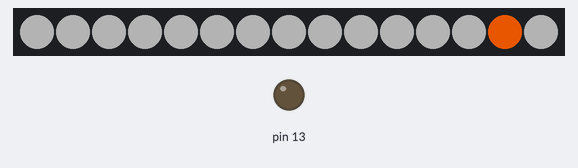
Bench run of a sketch on a simulated Arduino Uno, built with avr-gcc and run on an emulated ATmega328P. Parts: 15 RGB LEDs in strip order, left to right, output pins drawn as LEDs (lit = HIGH). Dim RGB values are drawn brighter than linear; random numbers use the default seed unless the sketch sets one.

Above: at 0.15 s.
At 4.97 s:
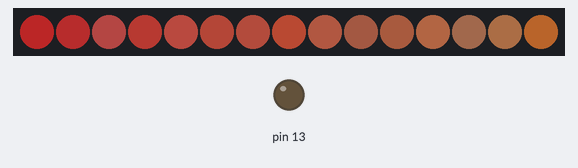
At 10.09 s:
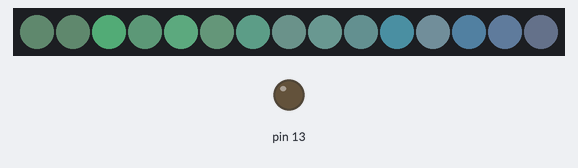
At 20.05 s:
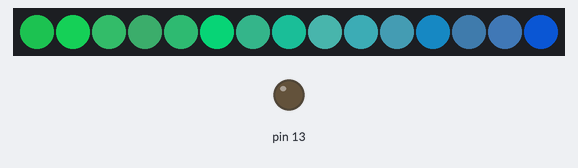
At 30.0 s:
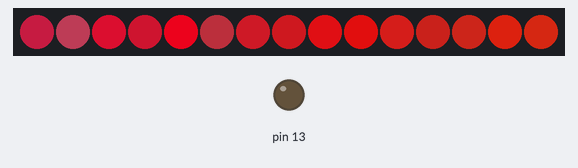
At 39.65 s:
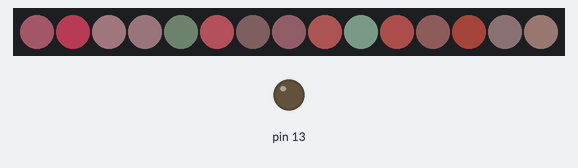

The sketch:

backpack.ino
```cpp
//
// The idea here is have 15 LEDS with similar colors, each
// transitioning from max saturation & max value in hue A to a gray
// and then transition to max saturation & max value to hue B, where hue A and hue B
// are nearly complementary.  The transition should follow a triangle wave.
//  We don't do perfect complementary so
// that we are able to slowly cycle through the color wheel.
//
// Value and saturation need to be increased and reduced together. Want
// to avoid having a high value (white) and instead get grays when the saturation
// is low.
//
// The timing of the changes also varies from pixel to pixel randomly.


#include <FastLED.h>

const int N_LEDS = 15;
const int STEPS = 128;
const int MIN_SATURATIOn = 20;
const int MAX_WAVE = 255;
// the array used to set the lights
CRGB led[N_LEDS];
// its easier to modify the HSV values though
uint8_t hues[N_LEDS];
uint8_t target_values[N_LEDS];
uint8_t steps[N_LEDS];

uint8_t random_target() {
  // TODO: figure out why these values
  return random(16, 80);
}

// the setup function runs once when you press reset or power the board
void setup() {
  // initialize digital pin 13 as an output.
  pinMode(13, OUTPUT);

  // Set uninitialised LEDs to a faint grey
  memset8(led, 60, N_LEDS * sizeof(CRGB));

  randomSeed(analogRead(0));
  // pick a random hue to start with
  uint8_t start_hue = random(0, 256);
  // allow some variation in the starting hue
  uint8_t hue_range = 30;
  for (int i = 0; i<N_LEDS; i++) {
    hues[i] = start_hue + i * (hue_range / N_LEDS);
    steps[i] = 0;
    target_values[i] = random_target();
  }

  const int output_pin = 4;
  FastLED.addLeds<WS2811, output_pin, RGB>(led, N_LEDS).setCorrection(Typical8mmPixel);
  FastLED.show();

}

// Returns a triangle wave between 255 and target
// with a period of STEPS * 2
//
// \    /\    /\
//  \  /  \  /  ...
//   \/    \/
//
uint8_t triangle_wave(uint8_t theta, uint8_t target) {
  float diff = float(MAX_WAVE - target);
  float step_size =  diff / STEPS;
  return uint8_t(abs((int(theta * step_size) % int(2 * diff)) - diff) + target);
}


uint8_t hue = 0;

// the loop function runs over and over again forever
void loop() {
  int index = random(0, N_LEDS);
  steps[index]++;
  uint8_t step = steps[index];
  uint8_t saturation = triangle_wave(step, 20);
  uint8_t value = triangle_wave(step, target_values[index]);
  if (step == STEPS) {
    // we are at the bottom of the triangle wave, its time to switch colors
    // The full complement would be 128, so, we're intentionally a little off
    hues[index] += 119;
  }
  if (step == 0) {
    // we are at the peak, pick a new target value to drop to
    target_values[index] = random_target();
  }

  led[index] = CHSV(hues[index], saturation, value);
  FastLED.show();
  delay(random(1, 6));
}
```
